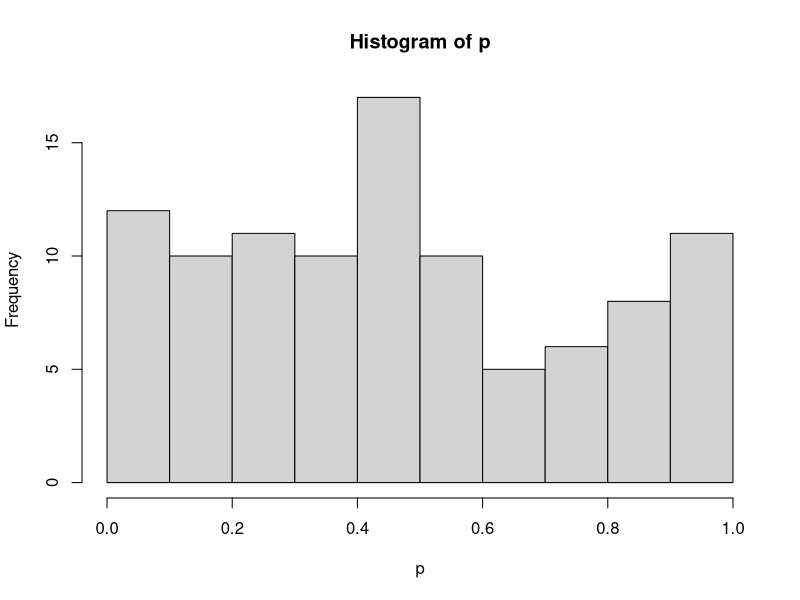

The R source for this figure:
## ---- chunk 1
library(rlang)
library(tidyverse)
library(purrr)
## ---- chunk 2
randomise <- function(f) f(runif(1e3))
randomise(mean)
#> [1] 0.506
randomise(mean)
#> [1] 0.501
randomise(sum)
#> [1] 489

## ---- chunk 3
map_dbl(mtcars, function(x) length(unique(x)))
#>  mpg  cyl disp   hp drat   wt qsec   vs   am gear carb 
#>   25    3   27   22   22   29   30    2    2    3    6
## ---- chunk 4
map_dbl(mtcars, ~ length(unique(.x)))
#>  mpg  cyl disp   hp drat   wt qsec   vs   am gear carb 
#>   25    3   27   22   22   29   30    2    2    3    6
## ---- chunk 5
# Define custom accessor function
get_class <- function(x) attr(x, "class")
pluck(mtcars, get_class)
#> [1] "data.frame"

# Use attr_getter() as a helper
pluck(mtcars, attr_getter("class"))
#> [1] "data.frame"
## ---- chunk 6
as_mapper(runif(2))
# function (x, ...) 
# pluck_raw(x, list(0.833373410394415, 0.919780668802559), .default = NULL)
# <environment: 0x00000236c08b2cb0>
## ---- chunk 7
map_dbl(mtcars, sd)
map_dbl(starwars %>% select(where(is.numeric)), sd, na.rm = TRUE)
map_int(palmerpenguins::penguins %>% select(where(is.factor)), ~length(levels(.x)))
## ---- chunk 8
trials <- map(1:100, ~ t.test(rpois(10, 10), rpois(7, 10)))
## ---- chunk 9
p <- map_dbl(trials, .f = ~.x[['p.value']]) ### or ~ .x$p.value
hist(p)
## ---- chunk 10
x <- list(
  list(1, c(3, 9)),
  list(c(3, 6), 7, c(4, 7, 6))
)

triple <- function(x) x * 3
## ---- chunk 11
map(x, .f = ~ map(.x, .f = triple))
## ---- chunk 12
formulas <- list(
  mpg ~ disp,
  mpg ~ I(1 / disp),
  mpg ~ disp + wt,
  mpg ~ I(1 / disp) + wt
)
## ---- chunk 13
map(formulas, .f = ~lm(formula = .x, data = mtcars))
## ---- chunk 14
bootstrap <- function(df) {
  df[sample(nrow(df), replace = TRUE), , drop = FALSE]
}

bootstraps <- map(1:10, ~ bootstrap(mtcars))

mdls <- map(bootstraps, .f = ~lm(formula = mpg ~ disp, data = .x))

r2 <- map_dbl(mdls, .f = ~summary(.x)$adj.r.squared)

### or in a piped sequence:
bootstraps %>%
  map(~ lm(mpg ~ disp, data = .x)) %>%
  map(summary) %>%
  map_dbl("r.squared")
## ---- chunk 15
by_cyl <- split(mtcars, mtcars$cyl)

by_cyl %>% 
  map(~ lm(mpg ~ wt, data = .x)) %>% 
  map(coef) %>%  ### apply the coefficient function to each of the linear models
  map_dbl(2)     ### this one means, pluck index 2, i.e., the second coefficient, i.e., slope
#>     4     6     8 
#> -5.65 -2.78 -2.19
## ---- chunk 16
temp <- tempfile(); dir.create(temp)
cyls <- split(mtcars, mtcars$cyl)
paths <- file.path(temp, paste0("cyl-", names(cyls), ".csv"))
walk2(cyls, paths, write.csv)
# list.files(temp)

names(cyls) <- paths 
iwalk(cyls, .f = ~write.csv(.x, .y))  ### .y is names(.x) which has been set to paths

unlink(temp, recursive = TRUE)
## ---- chunk 17
trans <- list(
  disp = function(x) x * 0.0163871,
  am = function(x) factor(x, labels = c("auto", "manual"))
)

nm <- names(trans)
mtcars[nm] <- map2(trans, mtcars[nm], function(f, var) f(var))
## ---- chunk 18
mtcars[nm] <- map(nm, ~ trans[[.x]](mtcars[[.x]]))
## ---- chunk 19
df <- data.frame(x = 1:3, y = c("a", "b", "c"))
detect(df, is.factor)
#> NULL
detect_index(df, is.factor)
#> [1] 0
detect(df, is.character); detect_index(df, is.numeric)

str(keep(df, is.character))
#> 'data.frame':    3 obs. of  0 variables
str(discard(df, is.character))
#> 'data.frame':    3 obs. of  2 variables:
#>  $ x: int  1 2 3
#>  $ y: chr  "a" "b" "c"
## ---- chunk 20
simple_reduce <- function(x, f) {
  out <- x[[1]]
  for (i in seq(2, length(x))) {
    out <- f(out, x[[i]])
  }
  out
}
## ---- chunk 21
span <- function(x, p) {
  true_vec <- map(x, p)
  asdf <- rle(as.integer(true_vec))
}

x <- 1:20
p = function(x) {x %% 3 == 0 | x %% 4 == 0 | x %% 5 == 0}
## ---- chunk 22
arg_max <- function(x, f) {
  y <- map_dbl(x, .f - f)
  return(x[y == max(y)])
}

arg_min <- function(x, f) {
  y <- map_dbl(x, .f - f)
  return(x[y == min(y)])
}
## ---- chunk 23
scale01 <- function(x) {
  rng <- range(x, na.rm = TRUE)
  (x - rng[1]) / (rng[2] - rng[1])
}

mtcars_rescale <- modify_if(mtcars, is.numeric, scale01)
### fails on the `am` factor column otherwise

peng <- palmerpenguins::penguins
peng_rescale <- modify_if(peng, is.numeric, .f = scale01)

